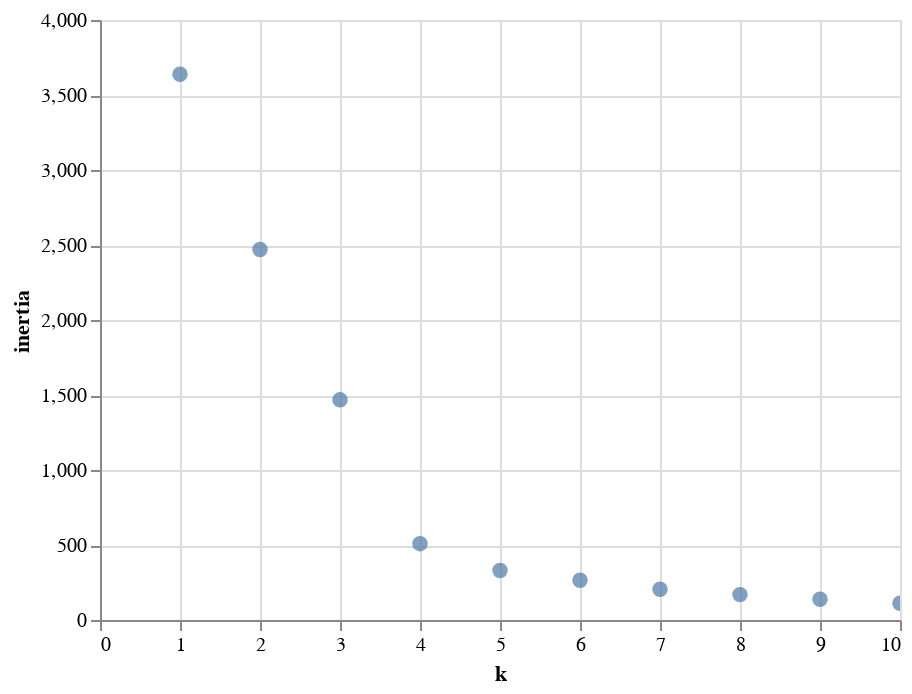

Write notebook code for a chart like this one.
### Markdown cell above
### Clustering Crytocurrencies Using K-Means

#### Finding the Best Value for `k` Using the Elbow Curve

### Code cell
inertia = []
k = list(range(1, 11))

# Calculate the inertia for the range of k values
for i in k:
    km = KMeans(n_clusters=i, random_state=0)
    km.fit(pcs_df)
    inertia.append(km.inertia_)


# Create the Elbow Curve using A
elbow_data = {"k": k, "inertia": inertia}
df_elbow = pd.DataFrame(elbow_data)

alt.Chart(df_elbow).mark_circle(size=60).encode(
    x="k",
    y="inertia",
).interactive()

### Figure 1 — Vega-Lite specification as saved in the notebook (floating-point values rounded to 4 significant figures)
{"config": {"view": {"continuousWidth": 400, "continuousHeight": 300}}, "data": {"name": "data-1c49fcae79c806dca98c468dd6d3cb71"}, "mark": {"type": "circle", "size": 60}, "encoding": {"x": {"type": "quantitative", "field": "k"}, "y": {"type": "quantitative", "field": "inertia"}}, "selection": {"selector029": {"type": "interval", "bind": "scales", "encodings": ["x", "y"]}}, "$schema": "https://vega.github.io/schema/vega-lite/v4.8.1.json", "datasets": {"data-1c49fcae79c806dca98c468dd6d3cb71": [{"k": 1, "inertia": 3639.0}, {"k": 2, "inertia": 2470.0}, {"k": 3, "inertia": 1468.0}, {"k": 4, "inertia": 509.0}, {"k": 5, "inertia": 329.3}, {"k": 6, "inertia": 264.9}, {"k": 7, "inertia": 205.0}, {"k": 8, "inertia": 169.2}, {"k": 9, "inertia": 138.6}, {"k": 10, "inertia": 111.9}]}}
